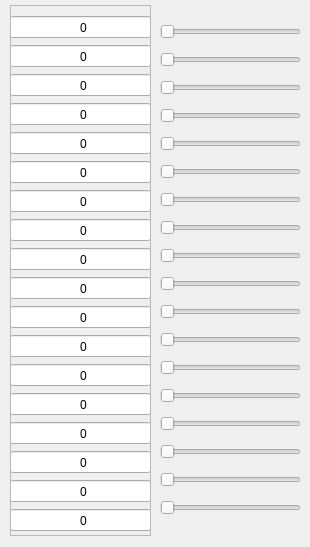
      <widget class="QWidget" name="tab_12">
       <attribute name="title">
        <string>2020</string>
       </attribute>
       <widget class="QFrame" name="verticalFrame_35">
        <property name="geometry">
         <rect>
          <x>10</x>
          <y>15</y>
          <width>141</width>
          <height>521</height>
         </rect>
        </property>
        <layout class="QVBoxLayout" name="verticalLayout_9">
         <property name="leftMargin">
          <number>0</number>
         </property>
         <property name="topMargin">
          <number>0</number>
         </property>
         <property name="rightMargin">
          <number>0</number>
         </property>
         <property name="bottomMargin">
          <number>0</number>
         </property>
         <item>
          <widget class="QLineEdit" name="lineEdit_0_2110">
           <property name="inputMethodHints">
            <set>Qt::ImhDigitsOnly</set>
           </property>
           <property name="text">
            <string/>
           </property>
           <property name="maxLength">
            <number>20</number>
           </property>
           <property name="alignment">
            <set>Qt::AlignLeading|Qt::AlignLeft|Qt::AlignVCenter</set>
           </property>
           <property name="cursorMoveStyle">
            <enum>Qt::LogicalMoveStyle</enum>
           </property>
           <property name="clearButtonEnabled">
            <bool>true</bool>
           </property>
          </widget>
         </item>
         <item>
          <widget class="QLineEdit" name="lineEdit_0_2120">
           <property name="inputMethodHints">
            <set>Qt::ImhDigitsOnly</set>
           </property>
           <property name="text">
            <string/>
           </property>
           <property name="maxLength">
            <number>20</number>
           </property>
           <property name="alignment">
            <set>Qt::AlignLeading|Qt::AlignLeft|Qt::AlignVCenter</set>
           </property>
           <property name="clearButtonEnabled">
            <bool>true</bool>
           </property>
          </widget>
         </item>
         <item>
          <widget class="QLineEdit" name="lineEdit_0_2100">
           <property name="inputMethodHints">
            <set>Qt::ImhDigitsOnly</set>
           </property>
           <property name="text">
            <string/>
           </property>
           <property name="maxLength">
            <number>20</number>
           </property>
           <property name="alignment">
            <set>Qt::AlignLeading|Qt::AlignLeft|Qt::AlignVCenter</set>
           </property>
           <property name="clearButtonEnabled">
            <bool>true</bool>
           </property>
          </widget>
         </item>
         <item>
          <widget class="QLineEdit" name="lineEdit_0_2210">
           <property name="inputMethodHints">
            <set>Qt::ImhDigitsOnly</set>
           </property>
           <property name="text">
            <string/>
           </property>
           <property name="maxLength">
            <number>20</number>
           </property>
           <property name="alignment">
            <set>Qt::AlignLeading|Qt::AlignLeft|Qt::AlignVCenter</set>
           </property>
           <property name="clearButtonEnabled">
            <bool>true</bool>
           </property>
          </widget>
         </item>
         <item>
          <widget class="QLineEdit" name="lineEdit_0_2220">
           <property name="inputMethodHints">
            <set>Qt::ImhDigitsOnly</set>
           </property>
           <property name="text">
            <string/>
           </property>
           <property name="maxLength">
            <number>20</number>
           </property>
           <property name="alignment">
            <set>Qt::AlignLeading|Qt::AlignLeft|Qt::AlignVCenter</set>
           </property>
           <property name="clearButtonEnabled">
            <bool>true</bool>
           </property>
          </widget>
         </item>
         <item>
          <widget class="QLineEdit" name="lineEdit_0_2200">
           <property name="inputMethodHints">
            <set>Qt::ImhDigitsOnly</set>
           </property>
           <property name="text">
            <string/>
           </property>
           <property name="maxLength">
            <number>20</number>
           </property>
           <property name="alignment">
            <set>Qt::AlignLeading|Qt::AlignLeft|Qt::AlignVCenter</set>
           </property>
           <property name="clearButtonEnabled">
            <bool>true</bool>
           </property>
          </widget>
         </item>
         <item>
          <widget class="QLineEdit" name="lineEdit_0_2310">
           <property name="inputMethodHints">
            <set>Qt::ImhDigitsOnly</set>
           </property>
           <property name="text">
            <string/>
           </property>
           <property name="maxLength">
            <number>20</number>
           </property>
           <property name="alignment">
            <set>Qt::AlignLeading|Qt::AlignLeft|Qt::AlignVCenter</set>
           </property>
           <property name="clearButtonEnabled">
            <bool>true</bool>
           </property>
          </widget>
         </item>
         <item>
          <widget class="QLineEdit" name="lineEdit_0_2320">
           <property name="inputMethodHints">
            <set>Qt::ImhDigitsOnly</set>
           </property>
           <property name="text">
            <string/>
           </property>
           <property name="maxLength">
            <number>20</number>
           </property>
           <property name="alignment">
            <set>Qt::AlignLeading|Qt::AlignLeft|Qt::AlignVCenter</set>
           </property>
           <property name="clearButtonEnabled">
            <bool>true</bool>
           </property>
          </widget>
         </item>
         <item>
          <widget class="QLineEdit" name="lineEdit_0_2330">
           <property name="inputMethodHints">
            <set>Qt::ImhDigitsOnly</set>
           </property>
           <property name="text">
            <string/>
           </property>
           <property name="maxLength">
            <number>20</number>
           </property>
           <property name="alignment">
            <set>Qt::AlignLeading|Qt::AlignLeft|Qt::AlignVCenter</set>
           </property>
           <property name="clearButtonEnabled">
            <bool>true</bool>
           </property>
          </widget>
         </item>
         <item>
          <widget class="QLineEdit" name="lineEdit_0_2340">
           <property name="inputMethodHints">
            <set>Qt::ImhDigitsOnly</set>
           </property>
           <property name="text">
            <string/>
           </property>
           <property name="maxLength">
            <number>20</number>
           </property>
           <property name="alignment">
            <set>Qt::AlignLeading|Qt::AlignLeft|Qt::AlignVCenter</set>
           </property>
           <property name="clearButtonEnabled">
            <bool>true</bool>
           </property>
          </widget>
         </item>
         <item>
          <widget class="QLineEdit" name="lineEdit_0_2350">
           <property name="inputMethodHints">
            <set>Qt::ImhDigitsOnly</set>
           </property>
           <property name="text">
            <string/>
           </property>
           <property name="maxLength">
            <number>20</number>
           </property>
           <property name="alignment">
            <set>Qt::AlignLeading|Qt::AlignLeft|Qt::AlignVCenter</set>
           </property>
           <property name="clearButtonEnabled">
            <bool>true</bool>
           </property>
          </widget>
         </item>
         <item>
          <widget class="QLineEdit" name="lineEdit_0_2300">
           <property name="inputMethodHints">
            <set>Qt::ImhDigitsOnly</set>
           </property>
           <property name="text">
            <string/>
           </property>
           <property name="maxLength">
            <number>20</number>
           </property>
           <property name="alignment">
            <set>Qt::AlignLeading|Qt::AlignLeft|Qt::AlignVCenter</set>
           </property>
           <property name="clearButtonEnabled">
            <bool>true</bool>
           </property>
          </widget>
         </item>
         <item>
          <widget class="QLineEdit" name="lineEdit_0_2410">
           <property name="inputMethodHints">
            <set>Qt::ImhDigitsOnly</set>
           </property>
           <property name="text">
            <string/>
           </property>
           <property name="maxLength">
            <number>20</number>
           </property>
           <property name="alignment">
            <set>Qt::AlignLeading|Qt::AlignLeft|Qt::AlignVCenter</set>
           </property>
           <property name="clearButtonEnabled">
            <bool>true</bool>
           </property>
          </widget>
         </item>
         <item>
          <widget class="QLineEdit" name="lineEdit_0_2421">
           <property name="inputMethodHints">
            <set>Qt::ImhDigitsOnly</set>
           </property>
           <property name="text">
            <string/>
           </property>
           <property name="maxLength">
            <number>20</number>
           </property>
           <property name="alignment">
            <set>Qt::AlignLeading|Qt::AlignLeft|Qt::AlignVCenter</set>
           </property>
           <property name="clearButtonEnabled">
            <bool>true</bool>
           </property>
          </widget>
         </item>
         <item>
          <widget class="QLineEdit" name="lineEdit_0_2430">
           <property name="inputMethodHints">
            <set>Qt::ImhDigitsOnly</set>
           </property>
           <property name="text">
            <string/>
           </property>
           <property name="maxLength">
            <number>20</number>
           </property>
           <property name="alignment">
            <set>Qt::AlignLeading|Qt::AlignLeft|Qt::AlignVCenter</set>
           </property>
           <property name="clearButtonEnabled">
            <bool>true</bool>
           </property>
          </widget>
         </item>
         <item>
          <widget class="QLineEdit" name="lineEdit_0_2450">
           <property name="inputMethodHints">
            <set>Qt::ImhDigitsOnly</set>
           </property>
           <property name="text">
            <string/>
           </property>
           <property name="maxLength">
            <number>20</number>
           </property>
           <property name="alignment">
            <set>Qt::AlignLeading|Qt::AlignLeft|Qt::AlignVCenter</set>
           </property>
           <property name="clearButtonEnabled">
            <bool>true</bool>
           </property>
          </widget>
         </item>
         <item>
          <widget class="QLineEdit" name="lineEdit_0_2460">
           <property name="inputMethodHints">
            <set>Qt::ImhDigitsOnly</set>
           </property>
           <property name="text">
            <string/>
           </property>
           <property name="maxLength">
            <number>20</number>
           </property>
           <property name="alignment">
            <set>Qt::AlignLeading|Qt::AlignLeft|Qt::AlignVCenter</set>
           </property>
           <property name="clearButtonEnabled">
            <bool>true</bool>
           </property>
          </widget>
         </item>
         <item>
          <widget class="QLineEdit" name="lineEdit_0_2400">
           <property name="inputMethodHints">
            <set>Qt::ImhDigitsOnly</set>
           </property>
           <property name="text">
            <string/>
           </property>
           <property name="maxLength">
            <number>20</number>
           </property>
           <property name="alignment">
            <set>Qt::AlignLeading|Qt::AlignLeft|Qt::AlignVCenter</set>
           </property>
           <property name="clearButtonEnabled">
            <bool>true</bool>
           </property>
          </widget>
         </item>
        </layout>
       </widget>
       <widget class="QFrame" name="verticalFrame_36">
        <property name="geometry">
         <rect>
          <x>160</x>
          <y>17</y>
          <width>141</width>
          <height>521</height>
         </rect>
        </property>
        <layout class="QVBoxLayout" name="verticalLayout_37">
         <property name="leftMargin">
          <number>0</number>
         </property>
         <property name="topMargin">
          <number>0</number>
         </property>
         <property name="rightMargin">
          <number>0</number>
         </property>
         <property name="bottomMargin">
          <number>0</number>
         </property>
         <item>
          <widget class="QSlider" name="horizontalSlider_0_2110">
           <property name="maximum">
            <number>1000000</number>
           </property>
           <property name="orientation">
            <enum>Qt::Horizontal</enum>
           </property>
          </widget>
         </item>
         <item>
          <widget class="QSlider" name="horizontalSlider_0_2120">
           <property name="maximum">
            <number>1000000</number>
           </property>
           <property name="orientation">
            <enum>Qt::Horizontal</enum>
           </property>
          </widget>
         </item>
         <item>
          <widget class="QSlider" name="horizontalSlider_0_2100">
           <property name="maximum">
            <number>1000000</number>
           </property>
           <property name="orientation">
            <enum>Qt::Horizontal</enum>
           </property>
          </widget>
         </item>
         <item>
          <widget class="QSlider" name="horizontalSlider_0_2210">
           <property name="maximum">
            <number>1000000</number>
           </property>
           <property name="orientation">
            <enum>Qt::Horizontal</enum>
           </property>
          </widget>
         </item>
         <item>
          <widget class="QSlider" name="horizontalSlider_0_2220">
           <property name="maximum">
            <number>1000000</number>
           </property>
           <property name="orientation">
            <enum>Qt::Horizontal</enum>
           </property>
          </widget>
         </item>
         <item>
          <widget class="QSlider" name="horizontalSlider_0_2200">
           <property name="maximum">
            <number>1000000</number>
           </property>
           <property name="orientation">
            <enum>Qt::Horizontal</enum>
           </property>
          </widget>
         </item>
         <item>
          <widget class="QSlider" name="horizontalSlider_0_2310">
           <property name="maximum">
            <number>1000000</number>
           </property>
           <property name="orientation">
            <enum>Qt::Horizontal</enum>
           </property>
          </widget>
         </item>
         <item>
          <widget class="QSlider" name="horizontalSlider_0_2320">
           <property name="maximum">
            <number>1000000</number>
           </property>
           <property name="orientation">
            <enum>Qt::Horizontal</enum>
           </property>
          </widget>
         </item>
         <item>
          <widget class="QSlider" name="horizontalSlider_0_2330">
           <property name="maximum">
            <number>1000000</number>
           </property>
           <property name="orientation">
            <enum>Qt::Horizontal</enum>
           </property>
          </widget>
         </item>
         <item>
          <widget class="QSlider" name="horizontalSlider_0_2340">
           <property name="maximum">
            <number>1000000</number>
           </property>
           <property name="orientation">
            <enum>Qt::Horizontal</enum>
           </property>
          </widget>
         </item>
         <item>
          <widget class="QSlider" name="horizontalSlider_0_2350">
           <property name="maximum">
            <number>1000000</number>
           </property>
           <property name="orientation">
            <enum>Qt::Horizontal</enum>
           </property>
          </widget>
         </item>
         <item>
          <widget class="QSlider" name="horizontalSlider_0_2300">
           <property name="maximum">
            <number>1000000</number>
           </property>
           <property name="orientation">
            <enum>Qt::Horizontal</enum>
           </property>
          </widget>
         </item>
         <item>
          <widget class="QSlider" name="horizontalSlider_0_2410">
           <property name="maximum">
            <number>1000000</number>
           </property>
           <property name="orientation">
            <enum>Qt::Horizontal</enum>
           </property>
          </widget>
         </item>
         <item>
          <widget class="QSlider" name="horizontalSlider_0_2421">
           <property name="maximum">
            <number>1000000</number>
           </property>
           <property name="orientation">
            <enum>Qt::Horizontal</enum>
           </property>
          </widget>
         </item>
         <item>
          <widget class="QSlider" name="horizontalSlider_0_2430">
           <property name="maximum">
            <number>1000000</number>
           </property>
           <property name="orientation">
            <enum>Qt::Horizontal</enum>
           </property>
          </widget>
         </item>
         <item>
          <widget class="QSlider" name="horizontalSlider_0_2450">
           <property name="maximum">
            <number>1000000</number>
           </property>
           <property name="orientation">
            <enum>Qt::Horizontal</enum>
           </property>
          </widget>
         </item>
         <item>
          <widget class="QSlider" name="horizontalSlider_0_2460">
           <property name="maximum">
            <number>1000000</number>
           </property>
           <property name="orientation">
            <enum>Qt::Horizontal</enum>
           </property>
          </widget>
         </item>
         <item>
          <widget class="QSlider" name="horizontalSlider_0_2400">
           <property name="maximum">
            <number>1000000</number>
           </property>
           <property name="orientation">
            <enum>Qt::Horizontal</enum>
           </property>
          </widget>
         </item>
        </layout>
       </widget>
       <widget class="QFrame" name="frame_8">
        <property name="geometry">
         <rect>
          <x>10</x>
          <y>5</y>
          <width>141</width>
          <height>531</height>
         </rect>
        </property>
        <property name="frameShape">
         <enum>QFrame::StyledPanel</enum>
        </property>
        <property name="frameShadow">
         <enum>QFrame::Raised</enum>
        </property>
        <widget class="QLabel" name="label_255">
         <property name="geometry">
          <rect>
           <x>50</x>
           <y>16</y>
           <width>47</width>
           <height>13</height>
          </rect>
         </property>
         <property name="text">
          <string>0</string>
         </property>
         <property name="alignment">
          <set>Qt::AlignCenter</set>
         </property>
        </widget>
        <widget class="QLabel" name="label_256">
         <property name="geometry">
          <rect>
           <x>50</x>
           <y>45</y>
           <width>47</width>
           <height>13</height>
          </rect>
         </property>
         <property name="text">
          <string>0</string>
         </property>
         <property name="alignment">
          <set>Qt::AlignCenter</set>
         </property>
        </widget>
        <widget class="QLabel" name="label_257">
         <property name="geometry">
          <rect>
           <x>50</x>
           <y>74</y>
           <width>47</width>
           <height>13</height>
          </rect>
         </property>
         <property name="text">
          <string>0</string>
         </property>
         <property name="alignment">
          <set>Qt::AlignCenter</set>
         </property>
        </widget>
        <widget class="QLabel" name="label_258">
         <property name="geometry">
          <rect>
           <x>50</x>
           <y>103</y>
           <width>47</width>
           <height>13</height>
          </rect>
         </property>
         <property name="text">
          <string>0</string>
         </property>
         <property name="alignment">
          <set>Qt::AlignCenter</set>
         </property>
        </widget>
        <widget class="QLabel" name="label_259">
         <property name="geometry">
          <rect>
           <x>50</x>
           <y>132</y>
           <width>47</width>
           <height>13</height>
          </rect>
         </property>
         <property name="text">
          <string>0</string>
         </property>
         <property name="alignment">
          <set>Qt::AlignCenter</set>
         </property>
        </widget>
        <widget class="QLabel" name="label_260">
         <property name="geometry">
          <rect>
           <x>50</x>
           <y>161</y>
           <width>47</width>
           <height>13</height>
          </rect>
         </property>
         <property name="text">
          <string>0</string>
         </property>
         <property name="alignment">
          <set>Qt::AlignCenter</set>
         </property>
        </widget>
        <widget class="QLabel" name="label_261">
         <property name="geometry">
          <rect>
           <x>50</x>
           <y>190</y>
           <width>47</width>
           <height>13</height>
          </rect>
         </property>
         <property name="text">
          <string>0</string>
         </property>
         <property name="alignment">
          <set>Qt::AlignCenter</set>
         </property>
        </widget>
        <widget class="QLabel" name="label_262">
         <property name="geometry">
          <rect>
           <x>50</x>
           <y>219</y>
           <width>47</width>
           <height>13</height>
          </rect>
         </property>
         <property name="text">
          <string>0</string>
         </property>
         <property name="alignment">
          <set>Qt::AlignCenter</set>
         </property>
        </widget>
        <widget class="QLabel" name="label_263">
         <property name="geometry">
          <rect>
           <x>50</x>
           <y>248</y>
           <width>47</width>
           <height>13</height>
          </rect>
         </property>
         <property name="text">
          <string>0</string>
         </property>
         <property name="alignment">
          <set>Qt::AlignCenter</set>
         </property>
        </widget>
        <widget class="QLabel" name="label_264">
         <property name="geometry">
          <rect>
           <x>50</x>
           <y>277</y>
           <width>47</width>
           <height>13</height>
          </rect>
         </property>
         <property name="text">
          <string>0</string>
         </property>
         <property name="alignment">
          <set>Qt::AlignCenter</set>
         </property>
        </widget>
        <widget class="QLabel" name="label_265">
         <property name="geometry">
          <rect>
           <x>50</x>
           <y>335</y>
           <width>47</width>
           <height>13</height>
          </rect>
         </property>
         <property name="text">
          <string>0</string>
         </property>
         <property name="alignment">
          <set>Qt::AlignCenter</set>
         </property>
        </widget>
        <widget class="QLabel" name="label_266">
         <property name="geometry">
          <rect>
           <x>50</x>
           <y>364</y>
           <width>47</width>
           <height>13</height>
          </rect>
         </property>
         <property name="text">
          <string>0</string>
         </property>
         <property name="alignment">
          <set>Qt::AlignCenter</set>
         </property>
        </widget>
        <widget class="QLabel" name="label_267">
         <property name="geometry">
          <rect>
           <x>50</x>
           <y>393</y>
           <width>47</width>
           <height>13</height>
          </rect>
         </property>
         <property name="text">
          <string>0</string>
         </property>
         <property name="alignment">
          <set>Qt::AlignCenter</set>
         </property>
        </widget>
        <widget class="QLabel" name="label_268">
         <property name="geometry">
          <rect>
           <x>50</x>
           <y>422</y>
           <width>47</width>
           <height>13</height>
          </rect>
         </property>
         <property name="text">
          <string>0</string>
         </property>
         <property name="alignment">
          <set>Qt::AlignCenter</set>
         </property>
        </widget>
        <widget class="QLabel" name="label_269">
         <property name="geometry">
          <rect>
           <x>50</x>
           <y>451</y>
           <width>47</width>
           <height>13</height>
          </rect>
         </property>
         <property name="text">
          <string>0</string>
         </property>
         <property name="alignment">
          <set>Qt::AlignCenter</set>
         </property>
        </widget>
        <widget class="QLabel" name="label_270">
         <property name="geometry">
          <rect>
           <x>50</x>
           <y>480</y>
           <width>47</width>
           <height>13</height>
          </rect>
         </property>
         <property name="text">
          <string>0</string>
         </property>
         <property name="alignment">
          <set>Qt::AlignCenter</set>
         </property>
        </widget>
        <widget class="QLabel" name="label_271">
         <property name="geometry">
          <rect>
           <x>50</x>
           <y>509</y>
           <width>47</width>
           <height>13</height>
          </rect>
         </property>
         <property name="text">
          <string>0</string>
         </property>
         <property name="alignment">
          <set>Qt::AlignCenter</set>
         </property>
        </widget>
        <widget class="QLabel" name="label_272">
         <property name="geometry">
          <rect>
           <x>50</x>
           <y>306</y>
           <width>47</width>
           <height>13</height>
          </rect>
         </property>
         <property name="text">
          <string>0</string>
         </property>
         <property name="alignment">
          <set>Qt::AlignCenter</set>
         </property>
        </widget>
       </widget>
      </widget>
